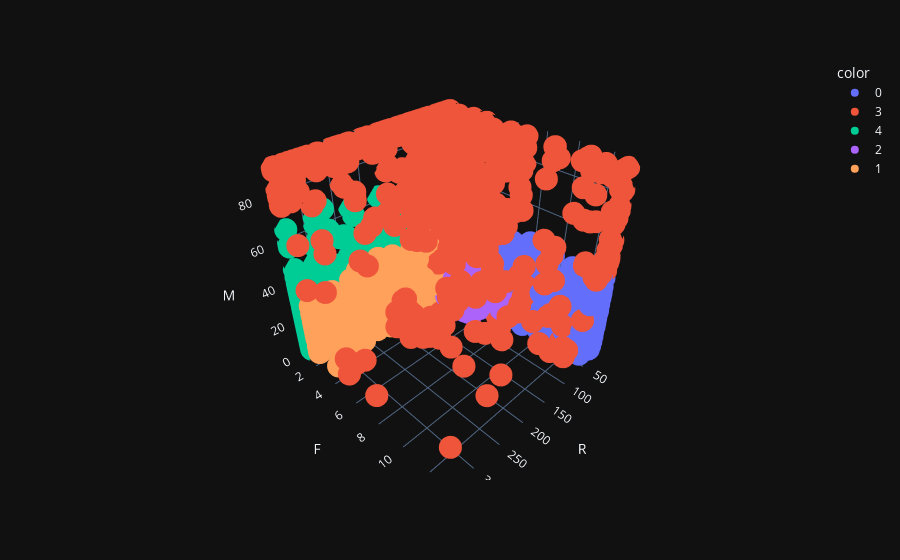

The code cell stored with this chart in its notebook:
### Code cell
px.scatter_3d(df_rfm_clip, x='R', y='F', z='M', color=mclust_labels.astype(str), template='plotly_dark')

### Figure 1 — Plotly figure (JSON) as saved in the notebook; plotly's stock layout.template omitted (floating-point values rounded to 4 significant figures; data arrays with more than 128 entries replaced by an {"elided": "..."} marker saying what was removed)
{"data": [{"hovertemplate": "color=0<br>R=%{x}<br>F=%{y}<br>M=%{z}<extra></extra>", "legendgroup": "0", "marker": {"color": "#636efa", "symbol": "circle"}, "mode": "markers", "name": "0", "scene": "scene", "showlegend": true, "type": "scatter3d", "x": {"elided": "717 int values"}, "y": {"elided": "717 int values"}, "z": {"elided": "717 float values"}}, {"hovertemplate": "color=3<br>R=%{x}<br>F=%{y}<br>M=%{z}<extra></extra>", "legendgroup": "3", "marker": {"color": "#EF553B", "symbol": "circle"}, "mode": "markers", "name": "3", "scene": "scene", "showlegend": true, "type": "scatter3d", "x": {"elided": "525 int values"}, "y": {"elided": "525 int values"}, "z": {"elided": "525 float values"}}, {"hovertemplate": "color=4<br>R=%{x}<br>F=%{y}<br>M=%{z}<extra></extra>", "legendgroup": "4", "marker": {"color": "#00cc96", "symbol": "circle"}, "mode": "markers", "name": "4", "scene": "scene", "showlegend": true, "type": "scatter3d", "x": {"elided": "1373 int values"}, "y": {"elided": "1373 int values"}, "z": {"elided": "1373 float values"}}, {"hovertemplate": "color=2<br>R=%{x}<br>F=%{y}<br>M=%{z}<extra></extra>", "legendgroup": "2", "marker": {"color": "#ab63fa", "symbol": "circle"}, "mode": "markers", "name": "2", "scene": "scene", "showlegend": true, "type": "scatter3d", "x": {"elided": "1159 int values"}, "y": {"elided": "1159 int values"}, "z": {"elided": "1159 float values"}}, {"hovertemplate": "color=1<br>R=%{x}<br>F=%{y}<br>M=%{z}<extra></extra>", "legendgroup": "1", "marker": {"color": "#FFA15A", "symbol": "circle"}, "mode": "markers", "name": "1", "scene": "scene", "showlegend": true, "type": "scatter3d", "x": {"elided": "562 int values"}, "y": {"elided": "562 int values"}, "z": {"elided": "562 float values"}}], "layout": {"legend": {"title": {"text": "color"}, "tracegroupgap": 0}, "margin": {"t": 60}, "scene": {"domain": {"x": [0, 1], "y": [0, 1]}, "xaxis": {"title": {"text": "R"}}, "yaxis": {"title": {"text": "F"}}, "zaxis": {"title": {"text": "M"}}}}}
